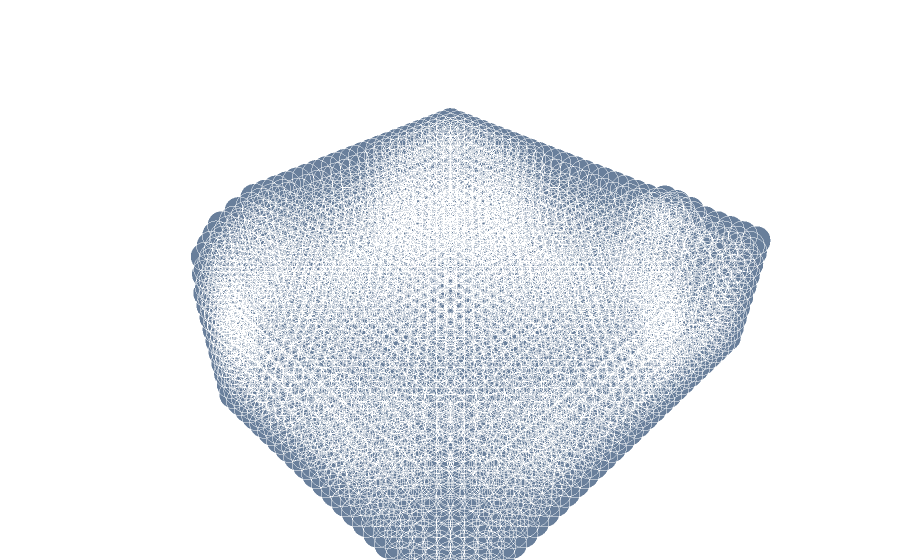
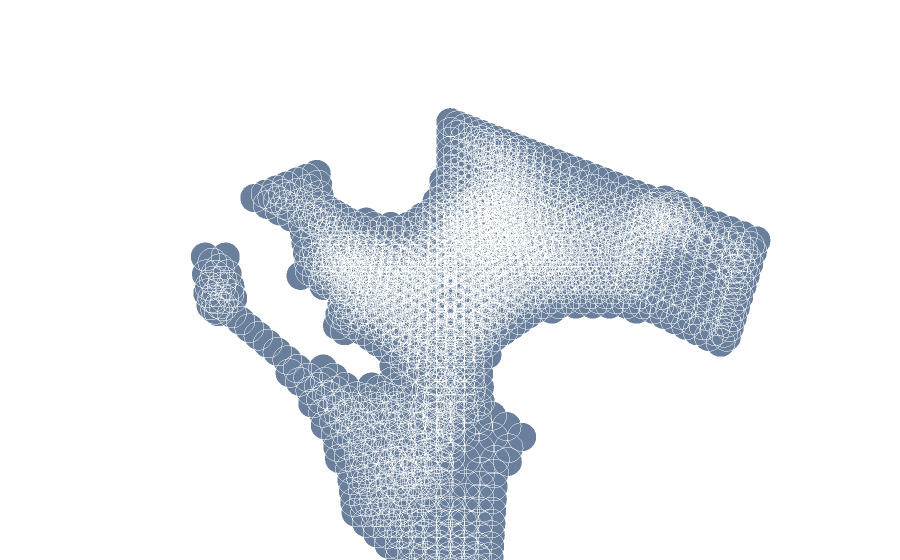
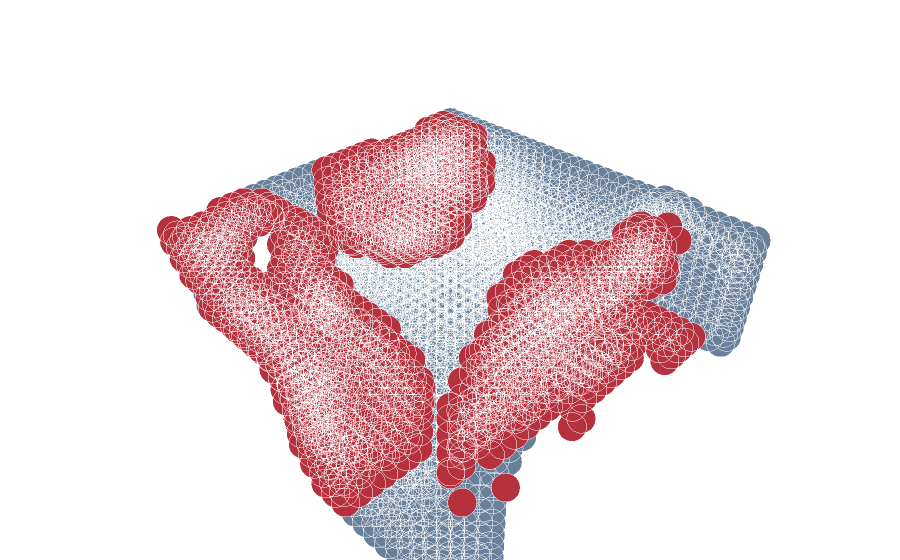
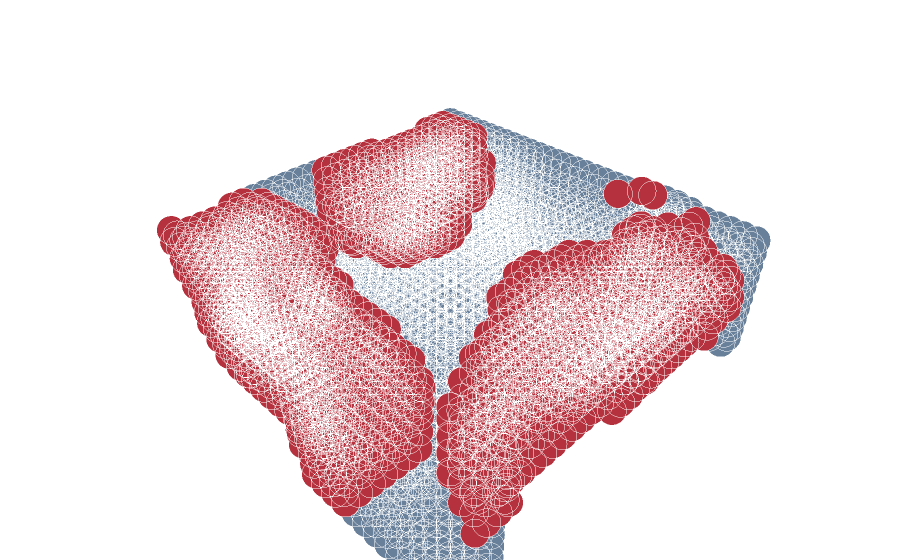

These figures' notebook cell, in order:
### Code cell
l1loss = lambda a, b: np.mean(np.abs(a - b))
n = arq_voxels.shape[0]

# Uncomment the desire choice
i = np.random.choice(n) # get random index
# i = np.random.choice(np.argsort(improvement)[::-1][:int(n*.07)]) # get good result
# i = np.random.choice(np.argsort(improvement)[:int(n*.07)]) # get bad result

print('Complete object:')
plot_vol(arq_voxels_target[i])
n_voxels_target = np.sum(arq_voxels_target[i] == 1)

size = 10
print('Fractured object (l1=%.4f):' % l1loss(arq_voxels_target[i], arq_voxels[i]))
n_voxels = np.sum(arq_voxels[i] == 1)
missing_points = n_voxels_target - n_voxels
perc_missing = missing_points * 100 / n_voxels_target
print(f'Missing voxels: {missing_points} (%.2f%%)' % perc_missing)
plot_vol(arq_voxels[i], s=size)

print('Reconstruction (l1=%.4f):' % l1loss(arq_voxels_target[i], arq_result[i]))
missing_points_result = np.sum((arq_voxels_target[i] + (arq_result[i] > 0)) == 0)
extra_points = np.sum((arq_voxels_target[i] + (arq_result[i] > 0)) == 1)
print(f'Missing voxels    : {missing_points} -> {missing_points_result}')
print(f'Extra voxels added: {extra_points}')
plot_reconstruction(arq_voxels[i], arq_result[i], s=size)
# plot_reconstruction(arq_voxels[i], arq_voxels_target[i], s=size)
rerecon = model.predict_one(arq_result[i], 'arq', decode_label=True)
plot_reconstruction(arq_voxels[i], rerecon[0], s=size)
rererecon = model.predict_one(arq_result[i], 'arq', decode_label=True)
plot_reconstruction(arq_voxels[i], rererecon[0], s=size)

### Figure 1 — Plotly figure (JSON) as saved in the notebook; plotly's stock layout.template omitted (floating-point values rounded to 4 significant figures; data arrays with more than 128 entries replaced by an {"elided": "..."} marker saying what was removed)
{"data": [{"marker": {"color": "rgb(105, 127, 155)", "line": {"color": "rgba(217, 217, 217, 0.14)", "width": 0.5}, "opacity": 1, "size": 10}, "mode": "markers", "type": "scatter3d", "x": {"elided": "4225 int values"}, "y": {"elided": "4225 int values"}, "z": {"elided": "4225 int values"}}], "layout": {"margin": {"b": 0, "l": 0, "r": 0, "t": 0}, "scene": {"xaxis": {"visible": false}, "yaxis": {"visible": false}, "zaxis": {"visible": false}}}}

### Figure 2 — Plotly figure (JSON) as saved in the notebook; plotly's stock layout.template omitted (floating-point values rounded to 4 significant figures; data arrays with more than 128 entries replaced by an {"elided": "..."} marker saying what was removed)
{"data": [{"marker": {"color": "rgb(105, 127, 155)", "line": {"color": "rgba(217, 217, 217, 0.14)", "width": 0.5}, "opacity": 1, "size": 10}, "mode": "markers", "type": "scatter3d", "x": {"elided": "1889 int values"}, "y": {"elided": "1889 int values"}, "z": {"elided": "1889 int values"}}], "layout": {"margin": {"b": 0, "l": 0, "r": 0, "t": 0}, "scene": {"xaxis": {"visible": false}, "yaxis": {"visible": false}, "zaxis": {"visible": false}}}}

### Figure 3 — Plotly figure (JSON) as saved in the notebook; plotly's stock layout.template omitted (floating-point values rounded to 4 significant figures; data arrays with more than 128 entries replaced by an {"elided": "..."} marker saying what was removed)
{"data": [{"marker": {"color": "rgb(105, 128, 155)", "line": {"color": "rgba(217, 217, 217, 0.14)", "width": 0.5}, "opacity": 1, "size": 10}, "mode": "markers", "type": "scatter3d", "x": {"elided": "1889 int values"}, "y": {"elided": "1889 int values"}, "z": {"elided": "1889 int values"}}, {"marker": {"color": "rgb(182, 49, 62)", "line": {"color": "rgba(217, 217, 217, 0.14)", "width": 0.5}, "opacity": 1, "size": 10}, "mode": "markers", "type": "scatter3d", "x": {"elided": "1405 int values"}, "y": {"elided": "1405 int values"}, "z": {"elided": "1405 int values"}}], "layout": {"margin": {"b": 0, "l": 0, "r": 0, "t": 0}, "scene": {"xaxis": {"visible": false}, "yaxis": {"visible": false}, "zaxis": {"visible": false}}, "showlegend": false}}

### Figure 4 — Plotly figure (JSON) as saved in the notebook; plotly's stock layout.template omitted (floating-point values rounded to 4 significant figures; data arrays with more than 128 entries replaced by an {"elided": "..."} marker saying what was removed)
{"data": [{"marker": {"color": "rgb(105, 128, 155)", "line": {"color": "rgba(217, 217, 217, 0.14)", "width": 0.5}, "opacity": 1, "size": 10}, "mode": "markers", "type": "scatter3d", "x": {"elided": "1889 int values"}, "y": {"elided": "1889 int values"}, "z": {"elided": "1889 int values"}}, {"marker": {"color": "rgb(182, 49, 62)", "line": {"color": "rgba(217, 217, 217, 0.14)", "width": 0.5}, "opacity": 1, "size": 10}, "mode": "markers", "type": "scatter3d", "x": {"elided": "2162 int values"}, "y": {"elided": "2162 int values"}, "z": {"elided": "2162 int values"}}], "layout": {"margin": {"b": 0, "l": 0, "r": 0, "t": 0}, "scene": {"xaxis": {"visible": false}, "yaxis": {"visible": false}, "zaxis": {"visible": false}}, "showlegend": false}}
